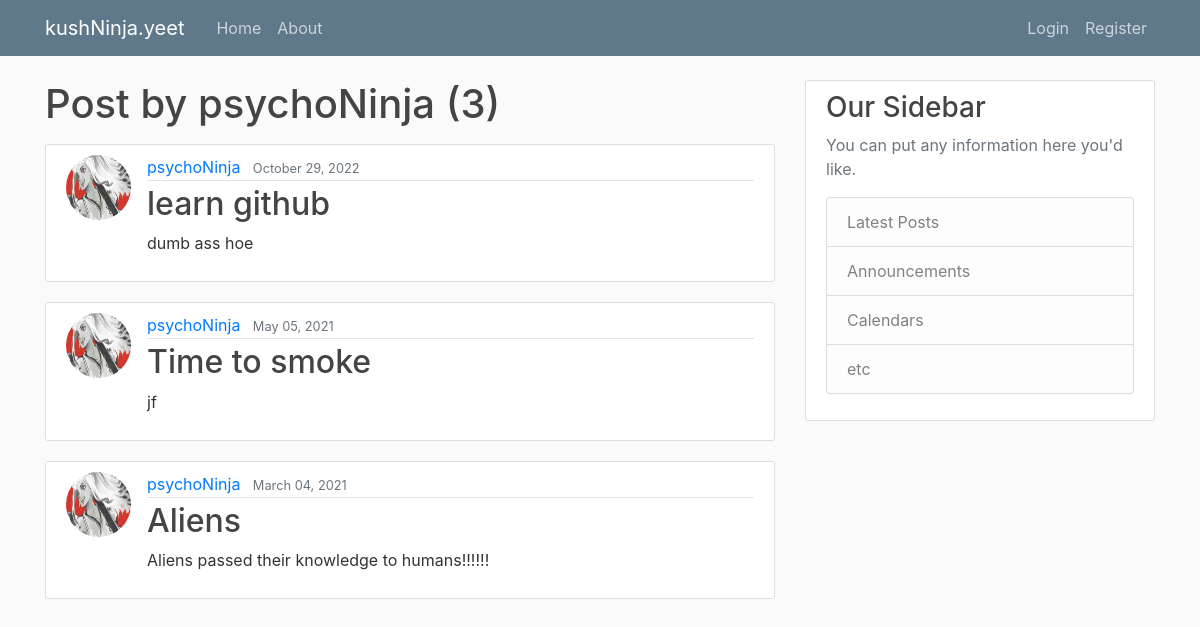
The app's page /user/psychoNinja with its own data.
### blog/models.py (models this page shows, shortened)
class Post(models.Model):
    title = models.CharField(max_length=100)
    content = models.TextField()
    date_posted = models.DateTimeField(default=timezone.now)
    author = models.ForeignKey(User, on_delete=models.CASCADE)

### users/models.py (models this page shows, shortened)
class Profile(models.Model):
    user = models.OneToOneField(User, on_delete=models.CASCADE)
    image = models.ImageField(default='default.jpg', upload_to='profile_pics')

### blog/views.py (the view)
# urls.py: path('user/<str:username>', UserPostListView.as_view(), name='user-post'),
class UserPostListView(ListView):
    model = Post
    template_name = 'blog/user_post.html'
    context_object_name = 'posts'
    paginate_by = 5
    def get_queryset(self):
        user = get_object_or_404(User, username=self.kwargs.get('username'))
        return Post.objects.filter(author=user).order_by('-date_posted')

### blog/templates/blog/user_post.html (shortened to what this page needs)
{% extends "blog/base.html" %}
{% block content %}
    <h1 class="mb-3">Post by {{ view.kwargs.username }} ({{ page_obj.paginator.count }})</h1>
    {% for post in posts %}
        <article class="media content-section">
            <img class="rounded-circle article-img" src="{{ post.author.profile.image.url }}">
            <div class="media-body">
            <div class="article-metadata">
                <a class="mr-2" href="{% url 'user-post' post.author.username %}">{{ post.author }}</a>
                <small class="text-muted">{{ post.date_posted|date:"F d, Y" }}</small>
            </div>
            <h2><a class="article-title" href="{% url 'post-detail' post.id %}">{{ post.title }}</a></h2>
            <p class="article-content">{{ post.content }}</p>
            </div>
        </article>
    {% endfor %}
{% endblock content %}

### blog/static/blog/main.css (style rules this page uses)
body { background: #fafafa; color: #333333; margin-top: 5rem; }
h1, h2, h3, h4, h5, h6 { color: #444444; }
.content-section { background: #ffffff; padding: 10px 20px; border: 1px solid #dddddd; border-radius: 3px; margin-bottom: 20px; }
.article-title { color: #444444; }
.article-content { white-space: pre-line; }
.article-img { height: 65px; width: 65px; margin-right: 16px; }
.article-metadata { padding-bottom: 1px; margin-bottom: 4px; border-bottom: 1px solid #e3e3e3 }

### records on screen
Post: author.profile.image (picture), author "psychoNinja", date_posted "October 29, 2022", title "learn github", content "dumb ass hoe"
Post: author.profile.image (picture), author "psychoNinja", date_posted "May 05, 2021", title "Time to smoke", content "jf"
Post: author.profile.image (picture), author "psychoNinja", date_posted "March 04, 2021", title "Aliens", content "Aliens passed their knowledge to humans!!!!!!"

### other values on screen
{{ view.kwargs.username }} "psychoNinja"
{{ page_obj.paginator.count }} "3"
